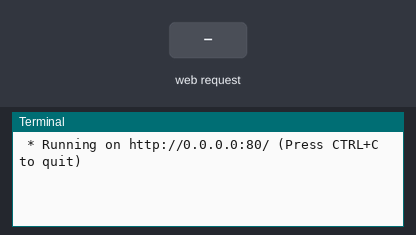
A program run on a simulated Raspberry Pi (BCM pin numbers). Shown: the last lines printed to the terminal. Inputs (shaded band) come from the test bench. The run ends when the program shuts the computer down; the clock reads 2024-03-15 10:24:30 at power-on unless the program sets it. At 4.3 s the program puts the board to deep sleep or switches it off; the recording ends there.

Above: at 1.2 s.
1.3 s: HTTP request for / received
At 2.5 s:
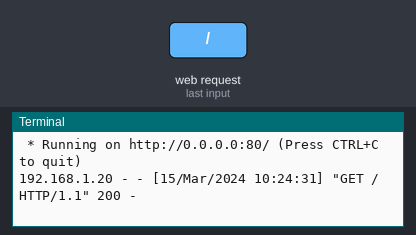
2.8 s: HTTP request for /reset received
At 3.5 s:
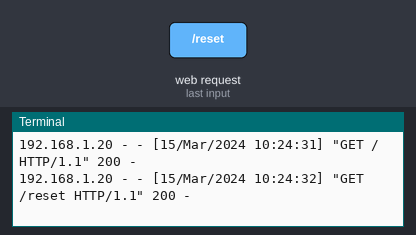

Measured:
- after the input at 1.3 s, the terminal: prints a new line at once (image 1)
- after the input at 2.8 s, the terminal: prints a new line at once (image 2)

The program:

RasPi_water_meter.py
```python
#
#Main code for RaspPi-based water-use monitor
#
from flask import Flask, request
from flask import render_template
from flask import send_from_directory
import random
import time
import RPi.GPIO as GPIO
import os
import serial

global totalUse
totalUse = 0.0

ser = serial.Serial(
	port='/dev/ttyAMA0',
	baudrate = 1200,
	parity=serial.PARITY_NONE,
	stopbits=serial.STOPBITS_ONE,
	bytesize=serial.EIGHTBITS,
	timeout=10
)


#Init Flask
app = Flask(__name__)
app.debug = True


#Main flask handler
@app.route('/')
def home(name=None):
	return render_template('meter.html')

#Handler for shutting down the Pi gracefully
@app.route('/shutdown')
def shutdown(name=None):
	os.system("sudo shutdown -h now")
	return render_template('shutdown.html', selectedcss = 'ccompWonB.css')

#Handler for more button on main page
@app.route('/reset')
def reset(name=None):
	global totalUse
	totalUse = 0.0

	#Return the (space-separated) flow rate, total use
	return  ('%.1f' % 0.0) + \
	" " + ('%d' % totalUse)


#Handler for getting data (the HTML run by the main handler fires this periodically)
@app.route('/data')
def ccomp(name=None):
	global totalUse

	#Every time this handler is hit, let's get the latest flow rate from the serial port
	ser.flushInput()
	rcv = ser.readline()
	print rcv

	flowRate = float(rcv)
	totalUse = totalUse + (flowRate * 3.0)

	#Return the (space-separated) flow rate, flowStatTK
	return  ('%.1f' % flowRate) + " " + ('%d' % totalUse)


#Run the webserver (Note: The __name__ stuff is not needed here. It's useful only when the code is separated into modules, that may or may not be run as main.)
if __name__ == "__main__":
	app.run(host='0.0.0.0', port=int('80'), debug=True)


exit()
```
